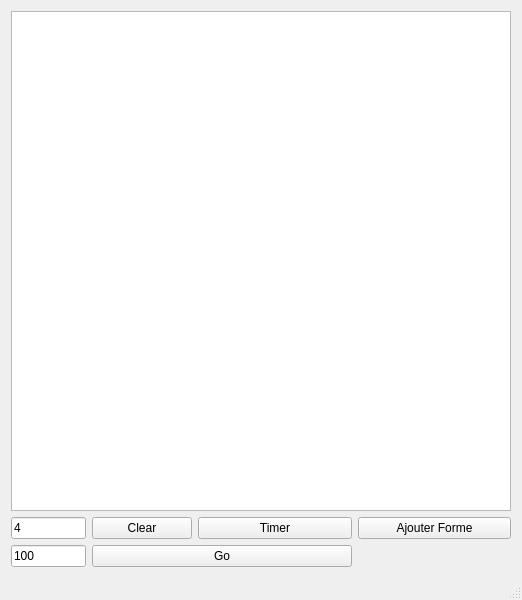
<?xml version="1.0" encoding="UTF-8"?>
<ui version="4.0">
 <class>MainWindow</class>
 <widget class="QMainWindow" name="MainWindow">
  <property name="geometry">
   <rect>
    <x>0</x>
    <y>0</y>
    <width>518</width>
    <height>596</height>
   </rect>
  </property>
  <property name="windowTitle">
   <string>MainWindow</string>
  </property>
  <widget class="QWidget" name="centralWidget">
   <layout class="QGridLayout" name="gridLayout">
    <item row="1" column="0">
     <widget class="QLineEdit" name="lineEdit">
      <property name="maximumSize">
       <size>
        <width>75</width>
        <height>16777215</height>
       </size>
      </property>
      <property name="inputMask">
       <string>000</string>
      </property>
      <property name="text">
       <string>4</string>
      </property>
     </widget>
    </item>
    <item row="1" column="1">
     <widget class="QPushButton" name="btnClear">
      <property name="maximumSize">
       <size>
        <width>100</width>
        <height>16777215</height>
       </size>
      </property>
      <property name="text">
       <string>Clear</string>
      </property>
     </widget>
    </item>
    <item row="1" column="2">
     <widget class="QPushButton" name="btnTimer">
      <property name="text">
       <string>Timer</string>
      </property>
     </widget>
    </item>
    <item row="0" column="0" colspan="4">
     <widget class="QGraphicsView" name="graphicsView">
      <property name="minimumSize">
       <size>
        <width>500</width>
        <height>500</height>
       </size>
      </property>
      <property name="maximumSize">
       <size>
        <width>500</width>
        <height>500</height>
       </size>
      </property>
      <property name="verticalScrollBarPolicy">
       <enum>Qt::ScrollBarAlwaysOff</enum>
      </property>
      <property name="horizontalScrollBarPolicy">
       <enum>Qt::ScrollBarAlwaysOff</enum>
      </property>
     </widget>
    </item>
    <item row="1" column="3">
     <widget class="QPushButton" name="btnAdd">
      <property name="text">
       <string>Ajouter Forme</string>
      </property>
     </widget>
    </item>
    <item row="2" column="0">
     <widget class="QLineEdit" name="m_tstSpd">
      <property name="maximumSize">
       <size>
        <width>75</width>
        <height>16777215</height>
       </size>
      </property>
      <property name="inputMask">
       <string>000</string>
      </property>
      <property name="text">
       <string>100</string>
      </property>
     </widget>
    </item>
    <item row="2" column="1" colspan="2">
     <widget class="QPushButton" name="btnGo">
      <property name="text">
       <string>Go</string>
      </property>
     </widget>
    </item>
   </layout>
  </widget>
  <widget class="QStatusBar" name="statusBar"/>
 </widget>
 <layoutdefault spacing="6" margin="11"/>
 <resources/>
 <connections/>
</ui>
